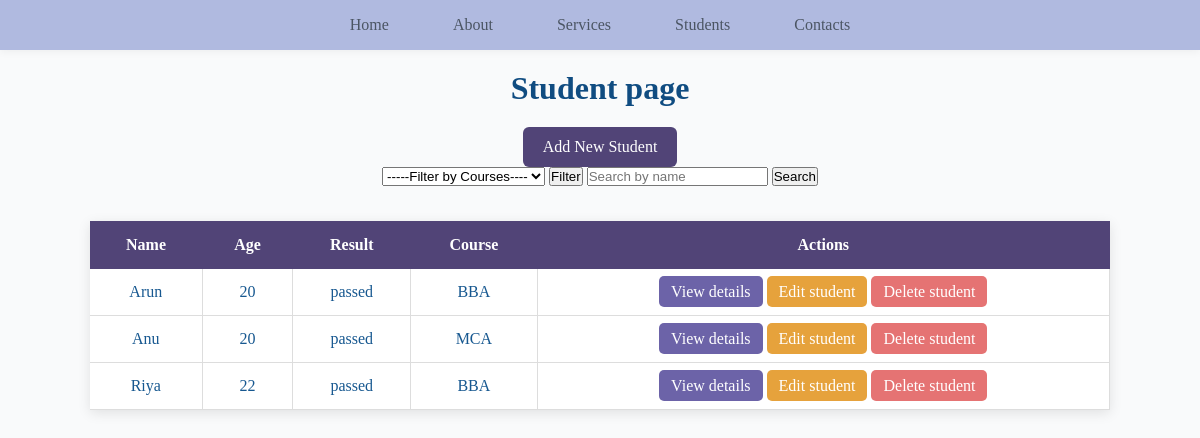
/students/, run on an earlier commit of the app's database.
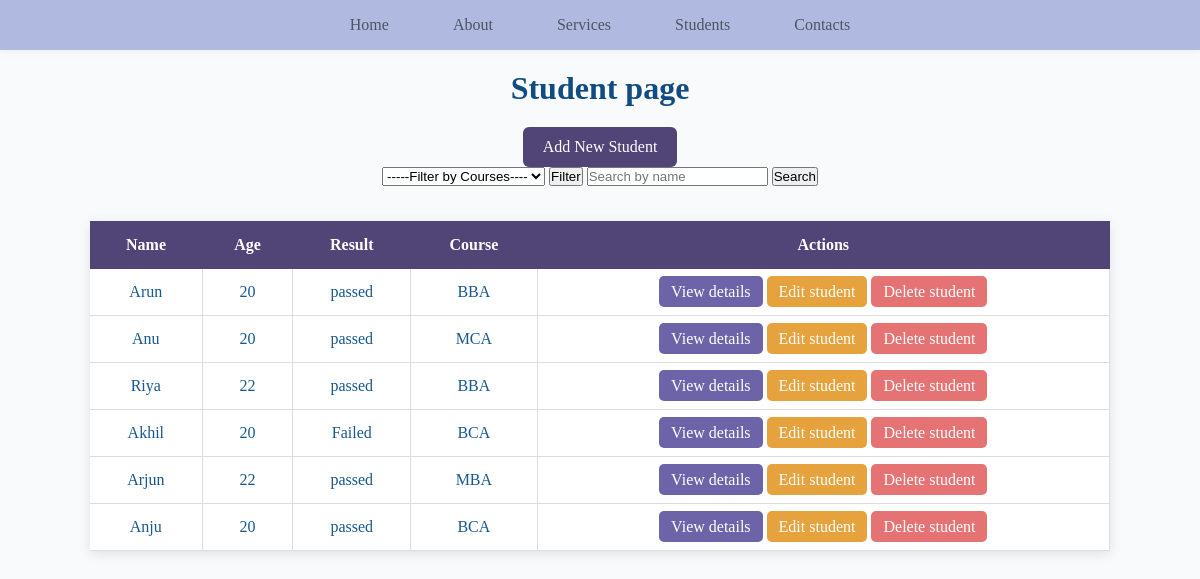
And on a later commit of the database.
### app/models.py (models this page shows, shortened)
class Student(models.Model):
    name=models.CharField(max_length=100)
    age=models.IntegerField()
    course=models.CharField(max_length=50)
    mark=models.IntegerField()

### app/views.py (the view)
# urls.py: path('students/', views.students, name='view_students'),
def students(request):
    course = request.GET.get('course')
    if course:
        all_students = Student.objects.filter(course=course)
    else:
        all_students = Student.objects.all()
    courses = Course.objects.all()
    return render(request, 'students.html', {'students':all_students, 'courses':courses})

### templates/students.html (shortened to what this page needs)
{% extends 'base.html' %}
{% load static %}
{% block extra_css %}
<link rel="stylesheet" href="{% static 'css/students.css' %}">
{% endblock %}
{% block content %}
    <h1>Student page</h1>
    <a href="add/" class="add-btn">Add New Student</a>
    <form>
        <select name="course" id="">
            <option value="" selected disabled>-----Filter by Courses----</option>
        </select>
        <input type="submit"  value="Filter"></input>
        <input type="text"  value="" placeholder="Search by name"></input>
        <input type="submit"  value="Search"></input>
    </form>
    <table class="student-table">
        <tr>
            <th>Name</th>
            <th>Age</th>
            <th>Result</th>
            <th>Course</th>
            <th>Actions</th>
        </tr>
        {% for student in students %}
        <tr>
            <td>{{student.name}}</td>
            <td>{{student.age}}</td>
            <td>
                {% if student.mark >= 40%}
                    passed
                {% else%}
                    Failed
                {% endif %}
            </td>
            <td>{{student.course}}</td>
            <td>
                <a href="./{{student.id}}" class="view">View details</a>
                <a href="./{{ student.id }}/edit/" class="edit">Edit student</a>
                <a href="./{{student.id}}/delete" class="delete">Delete student</a>
            </td>
        </tr>
        {% endfor %}
    </table>
{% endblock %}

### templates/base.html (shortened to what this page needs)
{% load static %}
<!DOCTYPE html>
<html lang="en">
<head>
    <link rel="stylesheet" href="{% static 'css/index.css' %}">
    {% block extra_css %}{% endblock %}
</head>
<body>
    <nav class="navbar">
        <div class="nav-container">
            <ul class="nav-menu">
                <li class="nav-item"><a href="{% url 'home' %}" class="nav-link">Home</a></li>
                <li class="nav-item"><a href="{% url 'about' %}" class="nav-link">About</a></li>
                <li class="nav-item"><a href="{% url 'services' %}" class="nav-link">Services</a></li>
                <li class="nav-item"><a href="{% url 'view_students' %}" class="nav-link">Students</a></li>
                <li class="nav-item"><a href="{% url 'contacts' %}" class="nav-link">Contacts</a></li>
            </ul>
        </div>
    </nav>
    <main class="content">
        {% block content %}
        {% endblock %}
    </main>
</body>
</html>

### static/css/index.css (style rules this page uses)
* { margin: 0; padding: 0; box-sizing: border-box; }
body { background-color: #f9fafb; color: rgb(23, 88, 144); text-align: center; }
h1 { color: rgb(16, 76, 129); padding: 20px 0; }
.navbar { background-color: #b0bae0; box-shadow: 0 2px 8px rgba(0, 0, 0, 0.05); position: sticky; top: 0; width: 100%; }
.nav-container { max-width: 1200px; margin: 0 auto; padding: 1rem; display: flex; justify-content: center; align-items: center; }
.nav-menu { list-style: none; display: flex; gap: 2rem; align-items: center; justify-content: center; }
.nav-link { text-decoration: none; color: #4b5563; font-size: 1rem; font-weight: 500; padding: 0.5rem 1rem; border-radius: 6px; }

### static/css/students.css (style rules this page uses)
.student-table { width: 85%; margin: 35px auto; border-collapse: collapse; background-color: white; box-shadow: 0 3px 12px rgba(0, 0, 0, 0.1); }
.student-table th { background-color: #514477; color: white; padding: 15px; }
.student-table td { padding: 14px; border-bottom: 1px solid #ddd; border-right: 1px solid #ddd; text-align: center; }
.view { background-color: #6c63a8; color: white; padding: 7px 12px; border-radius: 5px; text-decoration: none; }
.delete { background-color: #e57373; color: white; padding: 7px 12px; border-radius: 5px; text-decoration: none; }
.add-btn { display: inline-block; background-color: #514477; color: white; padding: 11px 20px; border-radius: 6px; text-decoration: none; }
.edit { background-color: #e6a23c; color: white; padding: 7px 12px; border-radius: 5px; text-decoration: none; }

What changed in the data, as far as the page shows it:
added Student: name "Akhil", age "20", mark "Failed", course "BCA"
added Student: name "Arjun", age "22", mark "passed", course "MBA"
added Student: name "Anju", age "20", mark "passed", course "BCA"
